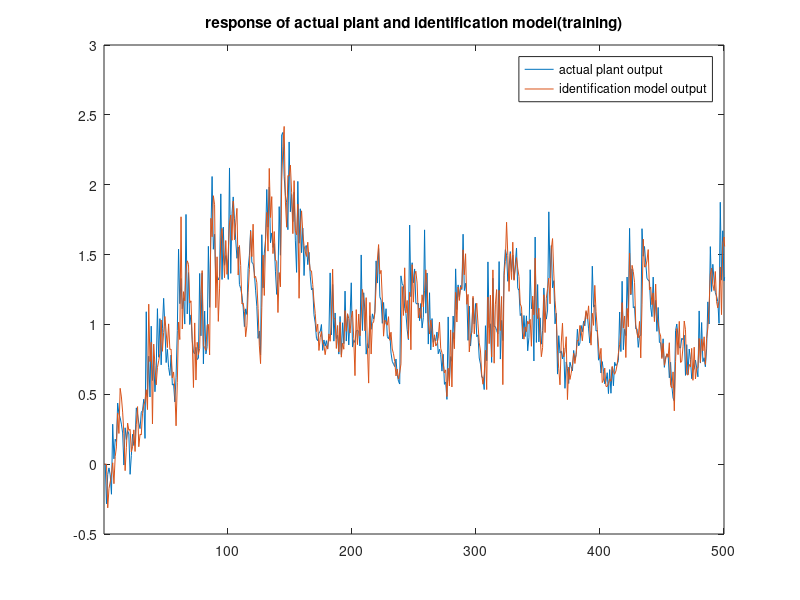
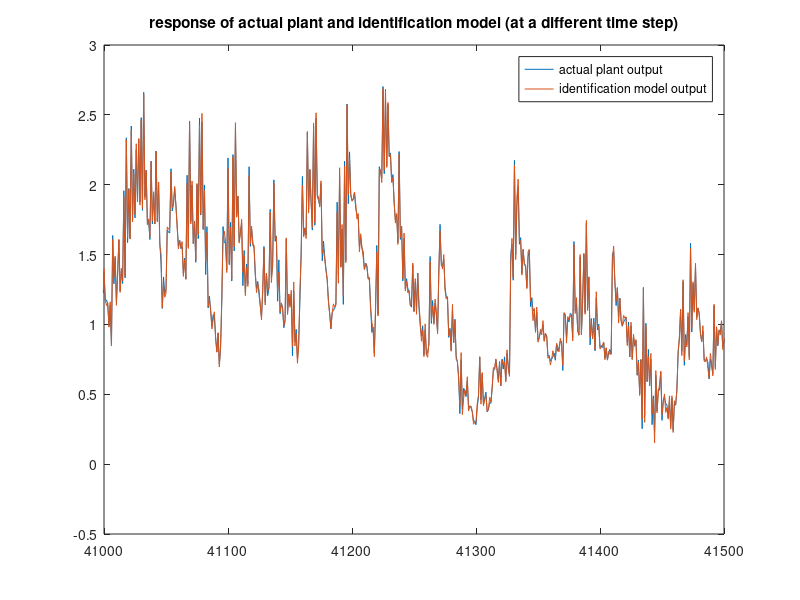
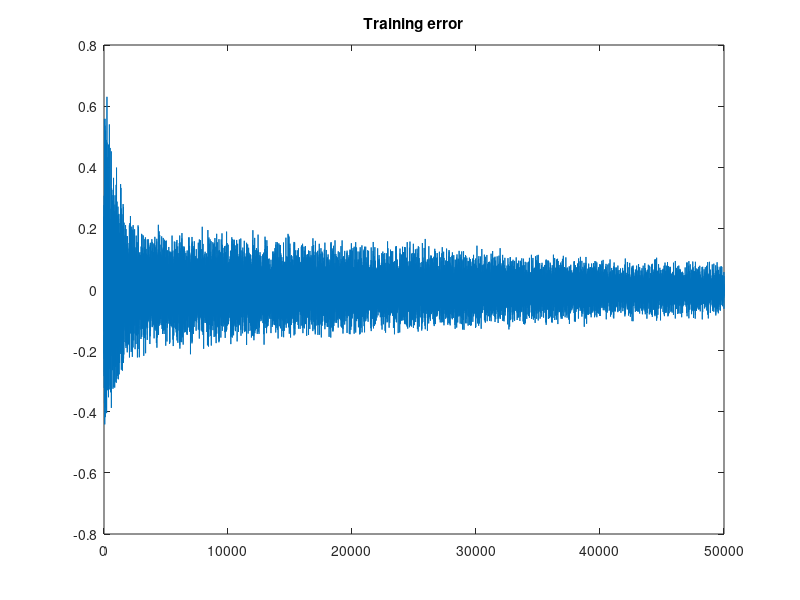
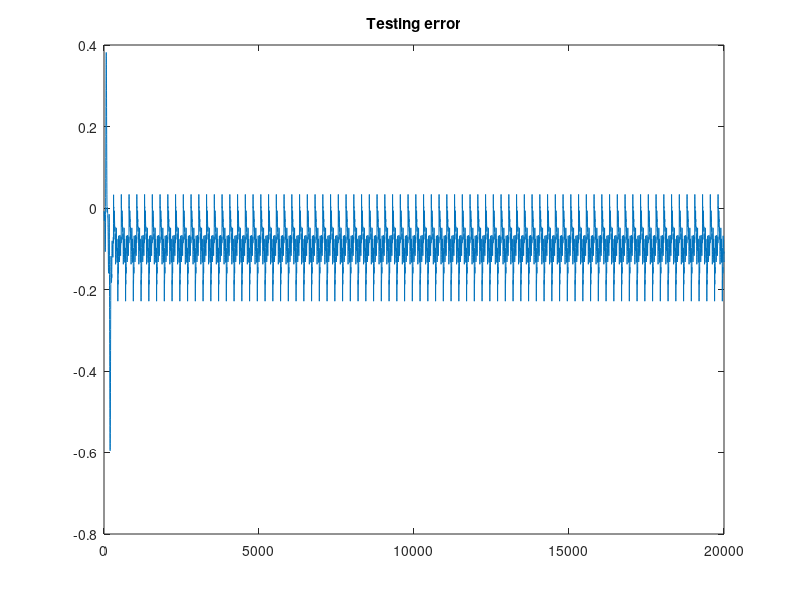

These figures' MATLAB source, in order:
%%%% IDENTIFICATION EXAMPLE 1 ONE LAYER
clc;clear;
%%%%%%%%%%%%% IDENTIFICATION PROCESS

%{
rmstrain1=zeros(1,length(50));
rmstrain2=zeros(1,length(50));
rmstest1=zeros(1,length(50));
rmstest2=zeros(1,length(50));
VAFtrain=zeros(1,length(50));
VAFtest=zeros(1,length(50));
for q=1:50
    q
%}
k=[1:50000];

a=0;b=0;
yp=[b a zeros(1,length(k))];        %%%% plant trajectory 
yphat=[b a zeros(1,length(k))];     %%%% identification model trajectory

NNclass=[1 10 1];
in=NNclass(1);n1=NNclass(2);out=NNclass(3);

W1=randn(in+1,n1);          %%%% Weight initialization
W2=zeros(n1+1,out);

eta=0.1;                           %%%%%%%%%% HOLY SHIT

u=(-1+2*rand(1,length(k)+2));       %%%% Training Input to the systems
f=@(u)(u^3+0.3*u^2-0.4*u);          %%%% function to be approximated
%f=@(u)(0.6*sin(pi*u)+0.3*sin(3*pi*u)+0.1*sin(5*pi*u));
error_train=zeros(1,length(k));
difftanh=@(x)(sech(x));
for i=3:length(k)+2
    yp(i)=0.3*yp(i-1)+0.6*yp(i-2)+f(u(i-1));
    %%%% NEURAL NETWORK(i suck at this shit)
    %Forward Pass
    A1=[1 u(i-1)]*W1;
    y1=tanh(A1);
    A2=[1 y1]*W2;
    N=A2;
    %Identification model output
    yphat(i)=0.3*yp(i-1)+0.6*yp(i-2)+N;
    e=-(yphat(i)-yp(i));            %%%% error
    %Backward Pass
    del2=e;
    del1=difftanh(A1).*(del2*W2(2:end,:)');
    Jw2=[1 y1]'*del2;               %%%% These are not gradients, these are cray-dients
    Jw1=[1 u(i-1)]'*del1;
    %Weight Update
    W2=W2+eta*Jw2;
    W1=W1+eta*Jw1;
    error_train(i-2)=e;
end
%%{
plot(yp)
hold on
plot(yphat)
xlim([1 500])
title('response of actual plant and identification model(training)');
legend('actual plant output','identification model output');
%saveas(gcf,'C:/Users/tarun/Documents/id/figs/ex1/bpa1/train1.png')
%%
%plot different time step
figure;
plot(yp)
hold on;
plot(yphat)
xlim([41000 41500])
title('response of actual plant and identification model (at a different time step)');
legend('actual plant output','identification model output');
%saveas(gcf,'C:/Users/tarun/Documents/id/figs/ex1/bpa1/train2.png')
%%
%Performance Measure - RMSE and VAF
figure;
plot(error_train)
title('Training error')
%}
rmse1=rms(error_train(1:10000));
rmse2=rms(error_train(10001:end));
%rmstrain1(q)=rmse1;
%rmstrain2(q)=rmse2;
%%{
fprintf('Training RMS error 1 = %f\n',rmse1);
fprintf('Training RMS error 2 = %f\n\n',rmse2);
disp('Variance Accounted For (training)');
%}
VAF=(1-var(yp-yphat)/var(yp))*100;
%VAFtrain(q)=VAF;
%%{
disp(VAF);
%saveas(gcf,'C:/Users/tarun/Documents/id/figs/ex1/bpa1/error_train.png')
%%
%saving weights
save('WeightsH1_NP90_ex1_one_layer','W1','W2');
disp('saved');
%%
%loading weights
load('WeightsH1_NP90_ex1_one_layer');
disp('loaded');
%%
%response of identification model(hopefully identified system) to different input
%}
k=[1:20000];
f=@(u)(u^3+0.3*u^2-0.4*u);
%f=@(u)(0.6*sin(pi*u)+0.3*sin(3*pi*u)+0.1*sin(5*pi*u));
b=0; a=0;
yp=[b a zeros(1,length(k))];
yphat=[b a zeros(1,length(k))];
error_test=zeros(1,length(k));
for i=3:length(k)+2
    u=sin(2*pi*(i-3)/250);              %%%% This is to show the output like in NP90
    if(i>250)
        u=0.5*(u+sin(2*pi*(i-3)/25));
    end
    yp(i)=0.3*yp(i-1)+0.6*yp(i-2)+f(u); %%%% Plant output
    %Forward Pass
    A1=[1 u]*W1;
    y1=tanh(A1);
    A2=[1 y1]*W2;
    N=A2;
    yphat(i)=0.3*yphat(i-1)+0.6*yphat(i-2)+N;   %%%% INDEPENDENT identfication model output
    e=-(yphat(i)-yp(i));
    error_test(i-2)=e;
end
%%{
%%
%Performance Measures
figure;
plot(error_test)
title('Testing error');
%}
rmse1=rms(error_test(1:1000));
rmse2=rms(error_test(1001:end));
%rmstest1(q)=rmse1;
%rmstest2(q)=rmse2;
%%{
fprintf('Testing RMS error 1 = %f\n',rmse1);
fprintf('Testing RMS error 2 = %f\n\n',rmse2);
disp('Variance Accounted For (testing)');
%}
VAF=(1-var(yp-yphat)/var(yp))*100;
%VAFtest(q)=VAF;
%%{
disp(VAF);
%saveas(gcf,'C:/Users/tarun/Documents/id/figs/ex1/bpa1/error_test.png')
%%
figure;
plot(yp);
hold on;
plot(yphat);
xlim([1 1000])
title('response of actual plant and identified model to a different input(testing)')
legend('actual plant output','identification model output');
%saveas(gcf,'C:/Users/tarun/Documents/id/figs/ex1/bpa1/test.png')
%}
%{
end
%%
avgrmstrain1=mean(rmstrain1)
avgrmstrain2=mean(rmstrain2)
avgrmstest1=mean(rmstest1)
avgrmstest2=mean(rmstest2)
avgVAFtrain=mean(VAFtrain)
avgVAFtest=mean(VAFtest)
%}